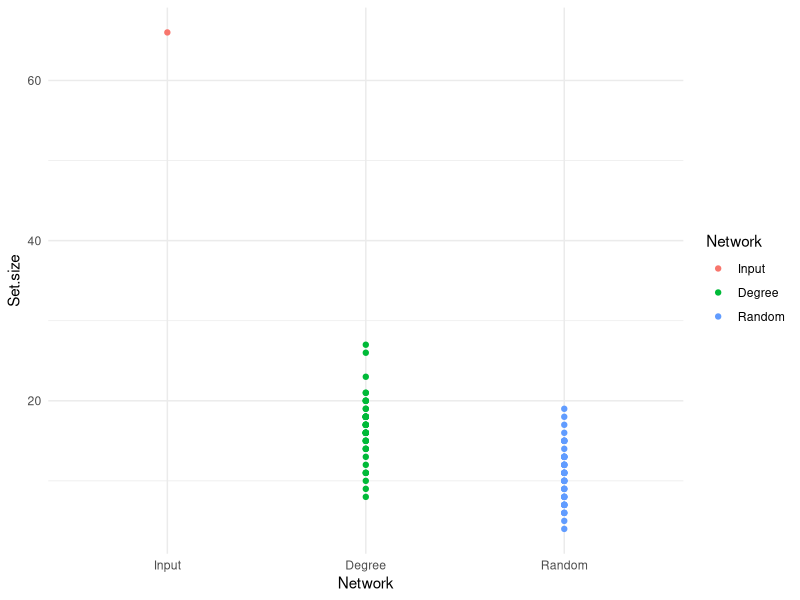

Source code (R):
## ---- chunk 1
library(ggplot2)

data <- read.csv('demo_sets.csv')
data <- data[data$Set.type == 'Intersection 0.3',]
data$Network <- factor(data$Network, c('Input', 'Degree', 'Random'))
ggplot(data, aes(x=Network, y=Set.size, colour=Network)) + geom_point() + theme_minimal()
## ---- chunk 2
centralities <- read.csv('demo_centralities.csv', stringsAsFactors = FALSE, row.names=1)
knitr::kable(head(centralities[,1:9], 3))
